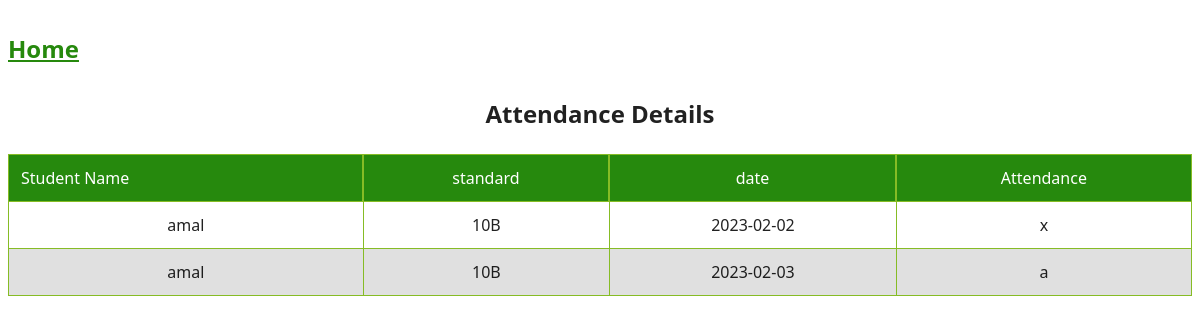
Screenshot of /owner/view_attendence/ (signed in) with the database file from the repository.
### student/models.py (models this page shows)
class Attendance(models.Model):
    user_id = models.CharField(max_length=100, null=True)
    student_name = models.CharField(max_length=100, null=True)
    standard = models.CharField(max_length=100, null=True)
    date = models.CharField(max_length=100, null=True)
    attendance = models.CharField(max_length=100, null=True)
    def __str__(self):
        return self.student_name

### owner/views.py (the view)
# urls.py: path('view_attendence/', views.view_attendence, name='view_attendence'),
def view_attendence(request):
    try:
        box = request.session['email']
        if box is not None:
            data = Attendance.objects.all()
            print(data)
            return render(request, 'view_attendence.html', {'key': data})
    except:
        messages.info(request, 'Please login')
        return redirect('adminlogin')

### templates/view_attendence.html (shortened to what this page needs)
<!DOCTYPE html>
<html lang="en">
{% load static %}
<head>
    <link rel="stylesheet" href="https://cdnjs.cloudflare.com/ajax/libs/normalize/5.0.0/normalize.min.css">
    <link rel="stylesheet" href="{% static 'assets\css\attendance.css' %}">
</head>
<body>
<div class="container">
    <nav class="navbar navbar-expand-lg navbar-dark stroke">
        <h1><a class="navbar-brand" href="{% url 'adminmain' %}">
             Home
        </a></h1>
    </nav>
</div>
<div class="container">
    <table class="responsive-table">
        <caption><b>Attendance Details</b></caption>
        <thead>
        <tr>
            <th scope="col">Student Name</th>
            <th scope="col">standard</th>
            <th scope="col">date</th>
            <th scope="col">Attendance</th>
        </tr>
        </thead>
        <tbody>
        {% for i in key %}
        <tr>
            <td scope="row">{{i.student_name}}</td>
            <td data-title="Released">{{i.standard}}</td>
            <td data-title="Released">{{i.date}}</td>
            <td data-title="Released">{{i.attendance}}</td>
        </tr>
        {% endfor %}
        </tbody>
    </table>
</div>
</body>
</html>

### static/assets/css/attendance.css (style rules this page uses)
html { box-sizing: border-box; }
*, *:before, *:after { box-sizing: inherit; }
body { font-family: system-ui, -apple-system, BlinkMacSystemFont, "Avenir Next", "Avenir", "Segoe UI", "Lucida Grande", "Helvetica Neue", "Helvetica", "Fira Sans", "Roboto", "Noto", "Droid Sans", "Cantarell", "Oxygen", "Ubuntu", "Franklin Gothic Medium", "Century Gothic", "Liberation Sans", sans-serif; color: rgba(0, 0, 0, 0.87); }
a { color: #26890d; }
.container { margin: 5% 3%; }
@media (min-width: 48em) { .container { margin: 2%; } }
@media (min-width: 75em) { .container { margin: 2em auto; max-width: 75em; } }
.responsive-table { width: 100%; margin-bottom: 1.5em; border-spacing: 0; }
@media (min-width: 48em) { .responsive-table { font-size: 0.9em; } }
@media (min-width: 62em) { .responsive-table { font-size: 1em; } }
.responsive-table thead { position: absolute; clip: rect(1px 1px 1px 1px); padding: 0; border: 0; height: 1px; width: 1px; overflow: hidden; }
@media (min-width: 48em) { .responsive-table thead { position: relative; clip: auto; height: auto; width: auto; overflow: auto; } }
.responsive-table thead th { background-color: #26890d; border: 1px solid #86bc25; font-weight: normal; text-align: center; color: white; }
.responsive-table thead th:first-of-type { text-align: left; }
.responsive-table tbody, .responsive-table tr, .responsive-table th, .responsive-table td { display: block; padding: 0; text-align: left; white-space: normal; }
@media (min-width: 48em) { .responsive-table tr { display: table-row; } }
.responsive-table th, .responsive-table td { padding: 0.5em; vertical-align: middle; }
@media (min-width: 30em) { .responsive-table th, .responsive-table td { padding: 0.75em 0.5em; } }
@media (min-width: 48em) { .responsive-table th, .responsive-table td { display: table-cell; padding: 0.5em; } }
@media (min-width: 62em) { .responsive-table th, .responsive-table td { padding: 0.75em 0.5em; } }
@media (min-width: 75em) { .responsive-table th, .responsive-table td { padding: 0.75em; } }
.responsive-table caption { margin-bottom: 1em; font-size: 1em; font-weight: bold; text-align: center; }
@media (min-width: 48em) { .responsive-table caption { font-size: 1.5em; } }
@media (min-width: 48em) { .responsive-table tbody { display: table-row-group; } }
.responsive-table tbody tr { margin-bottom: 1em; }
@media (min-width: 48em) { .responsive-table tbody tr { display: table-row; border-width: 1px; } }
.responsive-table tbody tr:last-of-type { margin-bottom: 0; }
@media (min-width: 48em) { .responsive-table tbody tr:nth-of-type(even) { background-color: rgba(0, 0, 0, 0.12); } }
.responsive-table tbody td { text-align: right; }
@media (min-width: 48em) { .responsive-table tbody td { border-left: 1px solid #86bc25; border-bottom: 1px solid #86bc25; text-align: center; } }
@media (min-width: 48em) { .responsive-table tbody td:last-of-type { border-right: 1px solid #86bc25; } }
.responsive-table tbody td[data-title]:before { content: attr(data-title); float: left; font-size: 0.8em; color: rgba(0, 0, 0, 0.54); }
@media (min-width: 30em) { .responsive-table tbody td[data-title]:before { font-size: 0.9em; } }
@media (min-width: 48em) { .responsive-table tbody td[data-title]:before { content: none; } }

### rows the page displays
Attendance: student_name "amal", standard "10B", date "2023-02-02", attendance "x"
Attendance: student_name "amal", standard "10B", date "2023-02-03", attendance "a"
